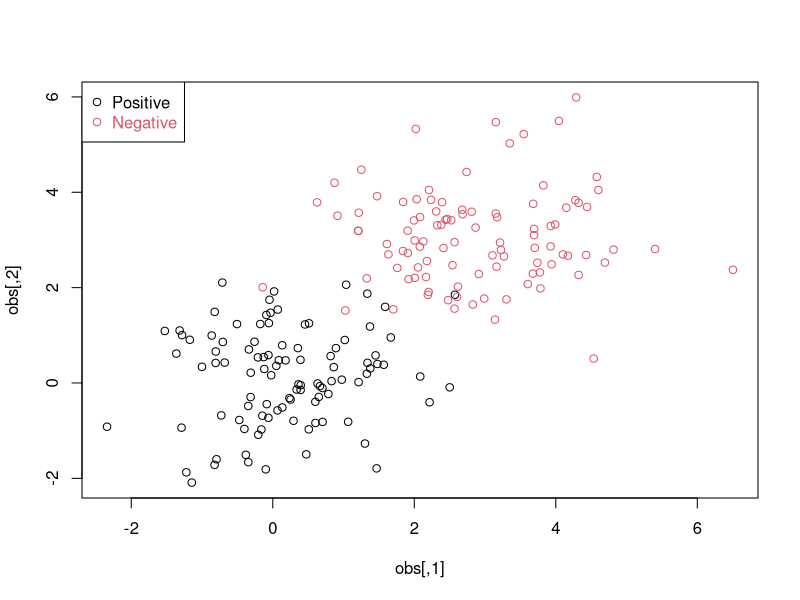
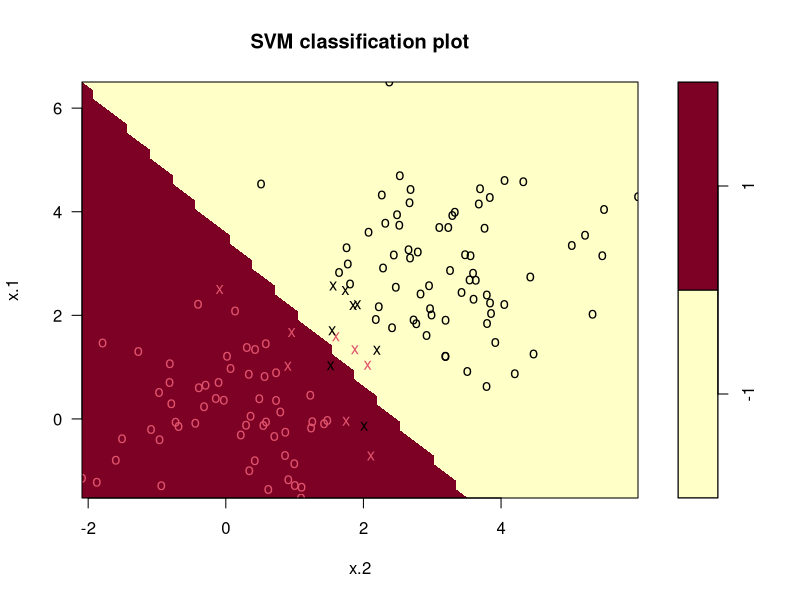
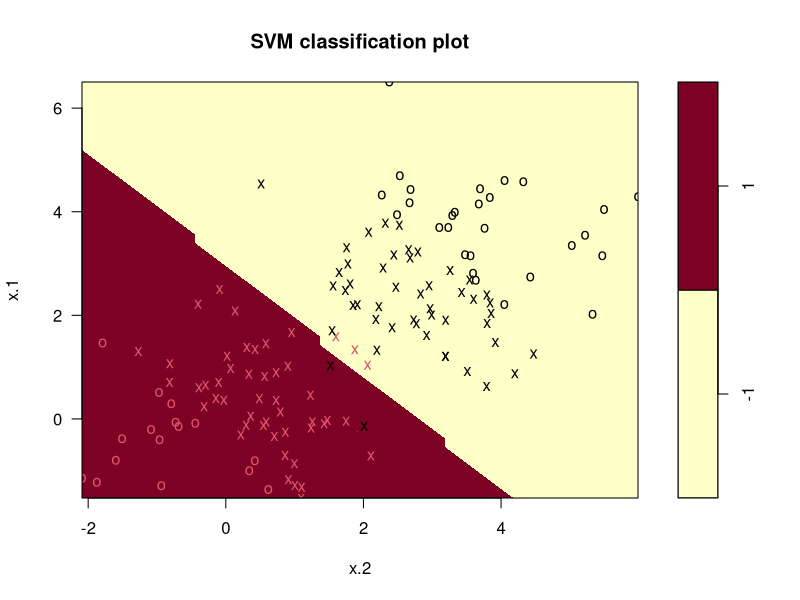
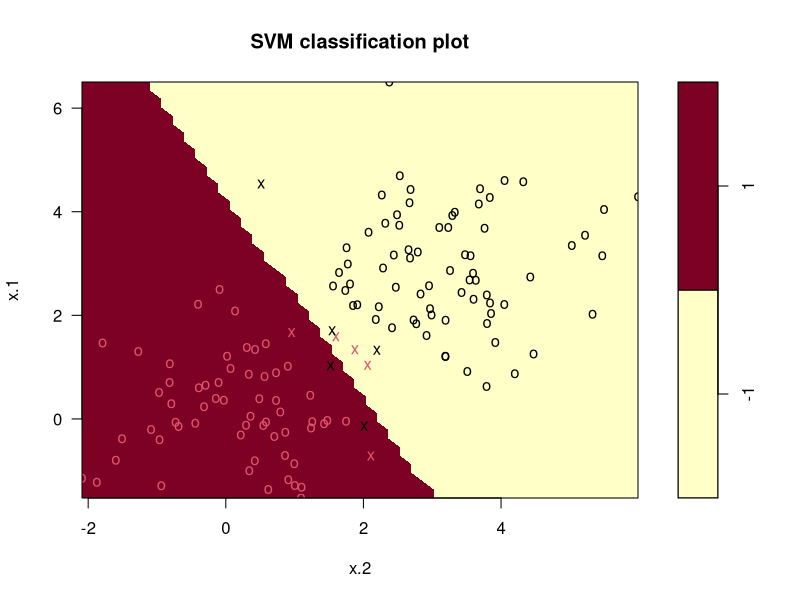
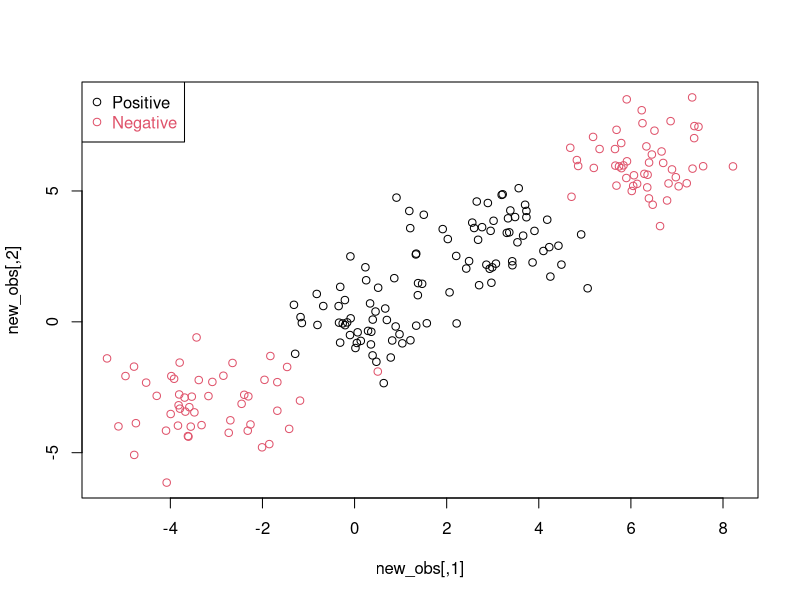
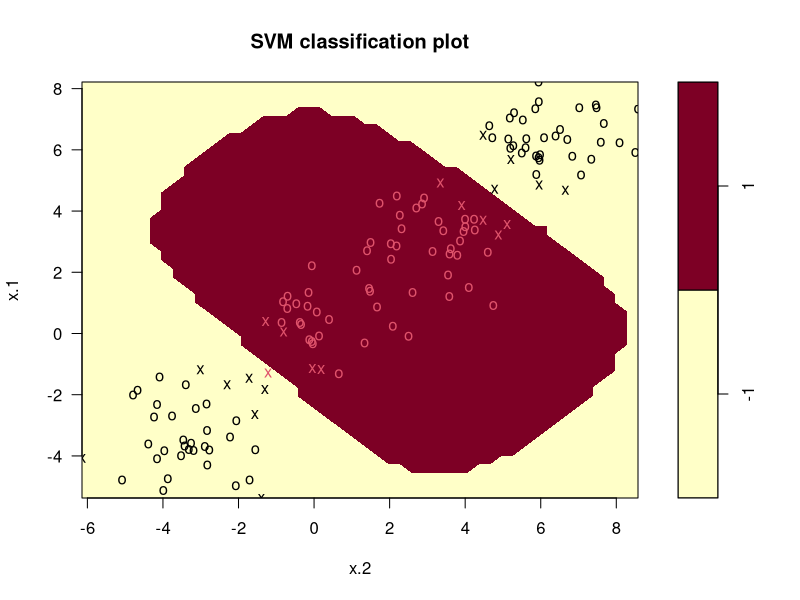
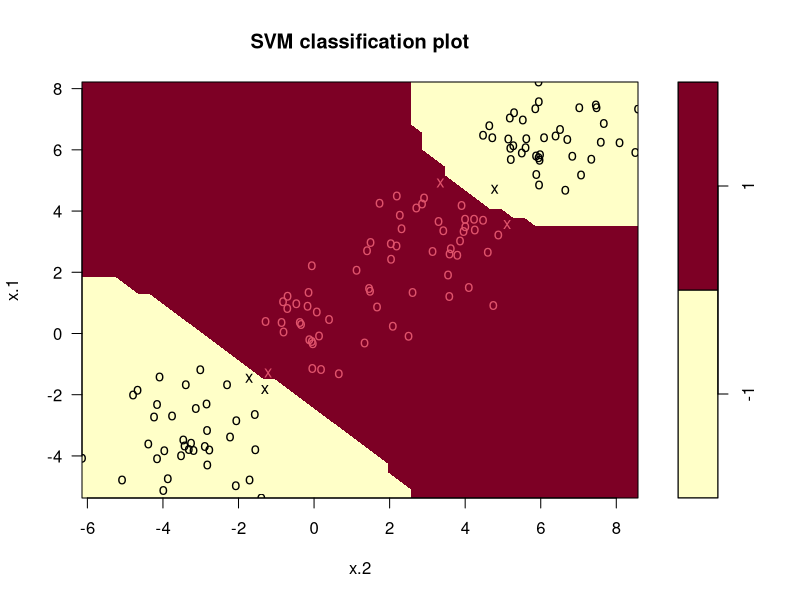

Here is the R script that generated these plots, in order:
## ---- chunk 1
knitr::opts_chunk$set(echo = TRUE)
## ---- chunk 2
# Set seed
set.seed(300)

# Observations
observations <- 100

# Features 
feaures <- 2

# Data points for each class
data_points <- observations * feaures

# Cluster means 
pos_mean <- 0
neg_mean <- 3 

postive = matrix(rnorm(data_points, mean = pos_mean), nrow = 100, ncol = 2)
negative = matrix(rnorm(data_points, mean = neg_mean), nrow = 100, ncol = 2)

## ---- chunk 3
labels <- c(rep(1, 100), rep(-1, 100))
## ---- chunk 4
obs <- rbind(postive, negative)

data <- data.frame(x = obs, y = as.factor(labels))
## ---- chunk 5
plot(obs, col=ifelse( labels > 0, 1, 2))

legend("topleft",c("Positive","Negative"),col=seq(2),pch=1,text.col=seq(2))
## ---- chunk 6
# Split data into training & test sets

set.seed(300)

train_indices <- sample(200, 200 * 0.7)

training_set <- data[train_indices, ]

test_obs <- obs[-train_indices, ]
test_labels <- labels[-train_indices]
## ---- chunk 7
#install.packages("e1071")
library(e1071)
## ---- chunk 8
linear_fit_1 = svm(y~.,data = training_set, kernel = "linear",cost = 1)
## ---- chunk 9
summary(linear_fit_1)
## ---- chunk 10
plot(linear_fit_1, training_set)
## ---- chunk 11
# predictions
prediction_linear_1 = predict(linear_fit_1, newdata = test_obs)

# error calculation
mean(prediction_linear_1 != test_labels)
## ---- chunk 12
# build model
linear_fit_001 = svm(y~.,data = training_set, kernel = "linear",cost = 0.01)

# summary 
summary(linear_fit_001)

# 92 support vectors

# plot
plot(linear_fit_001, training_set)

# similar boundray

# predictions
prediction_linear_001 = predict(linear_fit_001, newdata = test_obs)

# error calculation
mean(prediction_linear_001 != test_labels)
## ---- chunk 13
# build model
linear_fit_1e5 = svm(y~.,data = training_set, kernel = "linear",cost = 1e5)

# summary 
summary(linear_fit_1e5)

# 8 support vectors

# plot
plot(linear_fit_1e5, training_set)

# Only 2 points close to boundary on pink side

# predictions
prediction_linear_1e5 = predict(linear_fit_1e5, newdata = test_obs)

# error calculation
mean(prediction_linear_1e5 != test_labels)
## ---- chunk 14
set.seed(1)

# range of cost values
costs <- c(0.001,0.01,0.1,1,5,10,100,1000,10000,1e5)

tuned_fit = tune(svm, y~., data = data ,kernel="linear",ranges=list(costs))


summary(tuned_fit)
## ---- chunk 15
# Set seed
set.seed(300)

# half and half with different means
positive_1 <- matrix(rnorm((data_points/2), mean = pos_mean), nrow = 50, ncol = 2)

positive_2 <- matrix(rnorm((data_points/2), mean = neg_mean), nrow = 50, ncol = 2)


set.seed(300)


negative_1 = matrix(c(rnorm((data_points/2),mean = neg_mean) + 3,
                      rnorm((data_points/2),mean = neg_mean)),nrow = 50,ncol = 2)

negative_2 = matrix(c(rnorm((data_points/2),mean = pos_mean) - 3,
                      rnorm((data_points/2),mean = pos_mean)),nrow = 50,ncol = 2)
## ---- chunk 16
new_labels <- c(rep(1, 100), rep(-1, 100))
## ---- chunk 17
new_obs <- rbind(positive_1, positive_2, negative_1, negative_2)

new_data <- data.frame(x = new_obs, y = as.factor(new_labels))
## ---- chunk 18
plot(new_obs, col=ifelse(new_labels > 0, 1, 2))
legend("topleft",c("Positive","Negative"),col=seq(2),pch=1,text.col=seq(2))
## ---- chunk 19
set.seed(300)

new_train_indices <- sample(200, 200 * 0.7)

new_training_set <- new_data[new_train_indices, ]

new_test_obs <- obs[-new_train_indices, ]
new_test_labels <- labels[-new_train_indices]

## ---- chunk 20
non_linear_fit_1 = svm(y~.,data = new_training_set, kernel = "radial",gamma = 1, cost = 1)
## ---- chunk 21
summary(non_linear_fit_1)
## ---- chunk 22
plot(non_linear_fit_1, new_training_set)
## ---- chunk 23
# predictions
prediction_non_linear_1 = predict(non_linear_fit_1, newdata = new_test_obs)

# error calculation
mean(prediction_non_linear_1 != new_test_labels)

## ---- chunk 24
# build model
non_linear_fit_1e5 = svm(y~.,data = new_training_set, kernel = "radial",gamma = 1,cost = 1e5)
## ---- chunk 25
summary(non_linear_fit_1e5)
## ---- chunk 26
plot(non_linear_fit_1e5, new_training_set)
## ---- chunk 27
# predictions
prediction_non_linear_1e5 = predict(non_linear_fit_1e5, newdata = new_test_obs)

# error calculation
mean(prediction_non_linear_1e5 != new_test_labels)
## ---- chunk 28
set.seed(1)

costs <- c(0.001,0.01,0.1,1,5,10,100,1000,10000,1e5)

gammas <- c(0.5, 1, 1.5, 2, 2.5, 3, 3.5, 4)

tuned_radial <- tune(svm,y~.,data = new_training_set, kernel = "radial",ranges = list(cost = costs, gamma = gammas))
## ---- chunk 29
summary(tuned_radial)
## ---- chunk 30
prediction_optimal_radial = predict(tuned_radial$best.model, newdata = new_test_obs)

mean(prediction_optimal_radial != new_test_labels)
